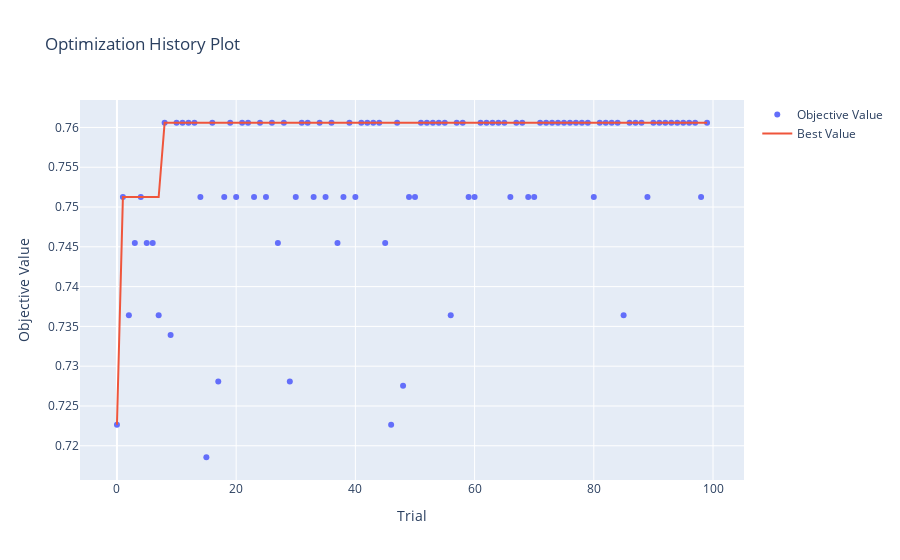

This figure's notebook cell:
### Code cell
optuna.visualization.plot_optimization_history(study_kmeans)
